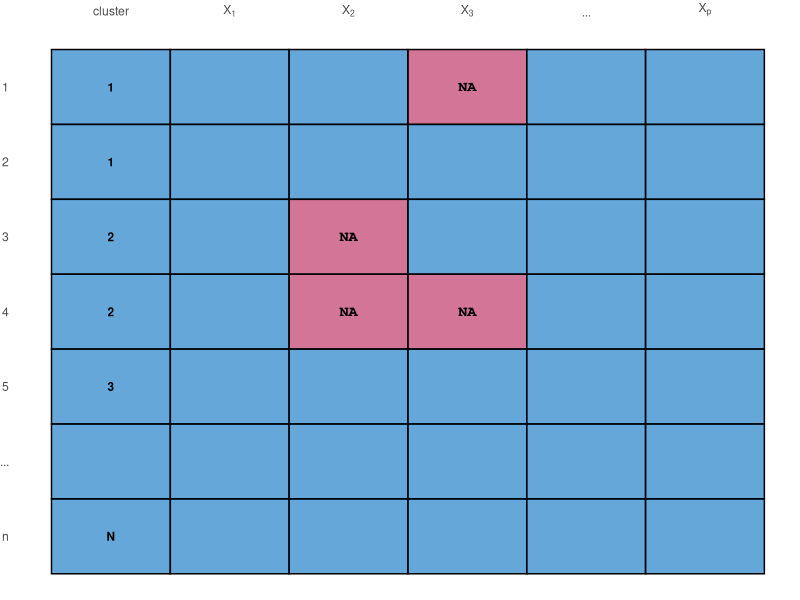

Write the R code that produced this figure.
## ---- chunk 1
library(knitr)
library(ggplot2)
## ---- chunk 2
dat <- expand.grid(rows = 1:7, cols = 1:6) |>
  cbind(
    text = c("1", "1", "2", "2", "3", "", "N", rep("", 35)),
    miss = c(rep("", 16), "NA", "NA", "", "", "", "NA", "", "", "NA", rep("", 17))
  )
ggplot(dat, aes(x = cols, y = rows, fill = ifelse(miss == "NA", "#B61A51B3", "#006CC2B3"))) +
  geom_tile(color = "black",
            alpha = 0.6,
            linewidth = 0.5) +
  geom_text(aes(label = text), color = "black", size = 3, fontface = "bold") +
  geom_text(
    aes(label = miss),
    color = "black",
    family = "mono",
    fontface = "bold"
  ) +
  scale_x_continuous(
    breaks = 1:6,
    labels = c(
      "cluster",
      expression(X[1]),
      expression(X[2]),
      expression(X[3]),
      "...",
      expression(X[p])
    ),
    name = NULL,
    position = "top"
  ) +
  scale_y_continuous(
    breaks = 1:7,
    labels = c(1:5, "...", "n"),
    name = NULL,
    trans = "reverse"
  ) +
  scale_fill_identity() +
  # coord_cartesian(expand = c(0,0)) +
  theme_minimal() +
  theme(panel.grid = element_blank(),
        plot.margin = unit(c(0, 0, 0, 0), "pt"))
